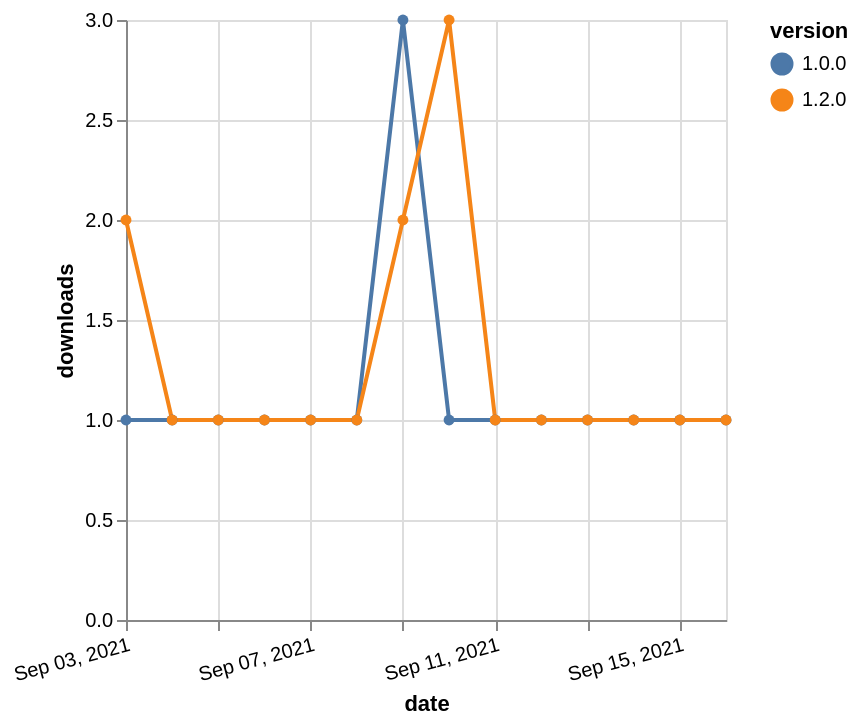

Source (Vega-Lite JSON):
### Vega-Lite specification from a JSON file in a GitHub repository (floating-point values rounded to 4 significant figures)
{"$schema": "https://vega.github.io/schema/vega-lite/v5.json", "description": "A simple bar chart with embedded data.", "data": {"values": [{"date": "2021-09-03", "total": 195, "delta": 1, "version": "1.0.0"}, {"date": "2021-09-04", "total": 196, "delta": 1, "version": "1.0.0"}, {"date": "2021-09-05", "total": 197, "delta": 1, "version": "1.0.0"}, {"date": "2021-09-06", "total": 198, "delta": 1, "version": "1.0.0"}, {"date": "2021-09-07", "total": 199, "delta": 1, "version": "1.0.0"}, {"date": "2021-09-08", "total": 200, "delta": 1, "version": "1.0.0"}, {"date": "2021-09-09", "total": 203, "delta": 3, "version": "1.0.0"}, {"date": "2021-09-10", "total": 204, "delta": 1, "version": "1.0.0"}, {"date": "2021-09-11", "total": 205, "delta": 1, "version": "1.0.0"}, {"date": "2021-09-12", "total": 206, "delta": 1, "version": "1.0.0"}, {"date": "2021-09-13", "total": 207, "delta": 1, "version": "1.0.0"}, {"date": "2021-09-14", "total": 208, "delta": 1, "version": "1.0.0"}, {"date": "2021-09-15", "total": 209, "delta": 1, "version": "1.0.0"}, {"date": "2021-09-16", "total": 210, "delta": 1, "version": "1.0.0"}, {"date": "2021-09-03", "total": 128, "delta": 2, "version": "1.2.0"}, {"date": "2021-09-04", "total": 129, "delta": 1, "version": "1.2.0"}, {"date": "2021-09-05", "total": 130, "delta": 1, "version": "1.2.0"}, {"date": "2021-09-06", "total": 131, "delta": 1, "version": "1.2.0"}, {"date": "2021-09-07", "total": 132, "delta": 1, "version": "1.2.0"}, {"date": "2021-09-08", "total": 133, "delta": 1, "version": "1.2.0"}, {"date": "2021-09-09", "total": 135, "delta": 2, "version": "1.2.0"}, {"date": "2021-09-10", "total": 138, "delta": 3, "version": "1.2.0"}, {"date": "2021-09-11", "total": 139, "delta": 1, "version": "1.2.0"}, {"date": "2021-09-12", "total": 140, "delta": 1, "version": "1.2.0"}, {"date": "2021-09-13", "total": 141, "delta": 1, "version": "1.2.0"}, {"date": "2021-09-14", "total": 142, "delta": 1, "version": "1.2.0"}, {"date": "2021-09-15", "total": 143, "delta": 1, "version": "1.2.0"}, {"date": "2021-09-16", "total": 144, "delta": 1, "version": "1.2.0"}]}, "width": "container", "mark": {"type": "line", "point": {"filled": true}}, "encoding": {"x": {"field": "date", "type": "temporal", "timeUnit": "yearmonthdate", "title": "date", "axis": {"labelAngle": -15}}, "y": {"field": "delta", "type": "quantitative", "title": "downloads"}, "color": {"field": "version", "type": "nominal"}, "tooltip": {"field": "delta"}}}
